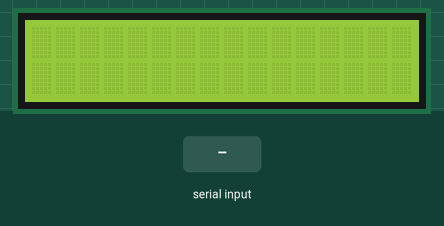
Recording of a sketch running on a simulated Arduino Uno, built with avr-gcc and run on an emulated ATmega328P. Parts: 16×2 character LCD. The inputs (shaded band) are chosen by the test bench.

Above: at 1.4 s.
1.5 s: "-\n" received over Serial
At 1.8 s:
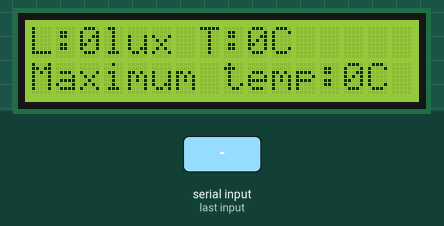
3.0 s: "90 45\n" received over Serial
At 4.3 s:
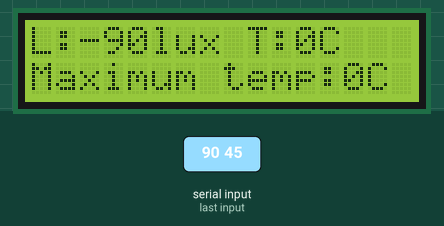
Timing chart, 0 to 6.0 s (numbered marks = the images above; inputs shaded):
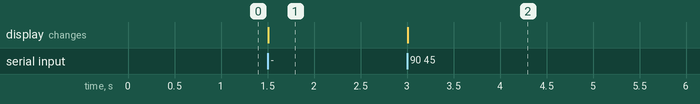

The sketch:

Display_arduino.ino
```cpp
/*
  Arduino code to display the data received serially from Bolt module
  The data is displayed on a 16x2 LCD display using 4 parallel lines
*/

#include <LiquidCrystal.h>
#define MAX_DATA 4     //Maximum number of data read from Bolt
//1st 2 integers are fixed(i.e, light intensity and temperature)
//3rd integer changes depending on the season
//4th integer is used to denote the season

const int rs = 12, en = 11, d4 = 10, d5 = 9, d6 = 8, d7 = 7;  //LCD pin configuration

LiquidCrystal lcd(rs, en, d4, d5, d6, d7);

void setup() {
  lcd.begin(16,2);    //16x2 LCD
  delay(200);
  Serial.begin(9600);   //Baud rate 9600bps
}

int digit=0,i=0,val,sign=1;
int data[MAX_DATA];     //retrieved data
char message[16];       //LCD message

void loop() {
  while(Serial.available()>0) {
    char inChar = Serial.read();
    if (isDigit(inChar)) {
      val = int(inChar)-48;   //convert ascii value to number
      digit=digit*10+val*sign;
    }
    else if(inChar==' ' || (inChar=='\n' && i==MAX_DATA-1)) {
      data[i]=digit;       //store data
      i++;                 //for next data
      digit=0;
    }
    else if(inChar =='\n') {
      lcd.setCursor(0,0);                                 //for first line in LCD
      sprintf(message,"L:%dlux T:%dC",data[0],data[1]);   //light intensity, temperature
      lcd.print(message);                                 //print message
      lcd.setCursor(0,1);                                 //for second line in LCD
      if(data[3]==0)					  //during summers
	      sprintf(message,"Maximum temp:%dC",data[2]);
      else if(data[3]==1)                                 //during monsoon
        sprintf(message,"Rain chances:%d%c",data[2],37);  //37 is ASCII for %
      else if(data[3]==2)                                 //during winters
        sprintf(message,"Minimum temp:%dC",data[2]);
      lcd.print(message);                                 //print message
      i=0;
      digit=0;
    }
    else if(inChar=='-')
      sign=-1;                                            //if '-' sign is found
  }
}
```

Measured:
- after the input at 1.5 s, the display: changes at once (image 1)
- after the input at 3.0 s, the display: changes at once (image 2)
